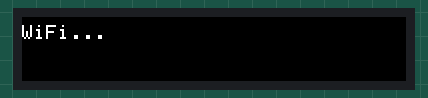
Simulated run of this program. Board: ESP32-S3. Parts: 192×32 colour display. WiFi joins after 1.5 s; servers stay silent unless stated; uploads are accepted with an empty reply; the local clock reads 2024-03-15 10:24:30 at power-on unless the program sets it; not simulated (calls return 0 or success): privateinfo.h; what the program prints to the serial monitor is not drawn.

Above: at 0.1 s.
At 1.6 s:
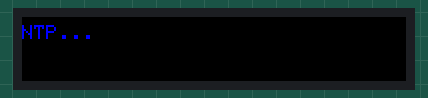
At 3.8 s:
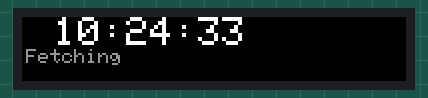
At 12.4 s:
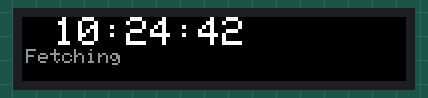
At 21.0 s:
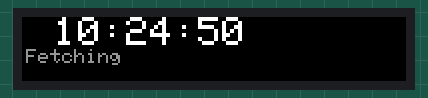
At 38.1 s:
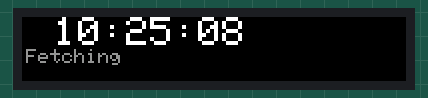

Measured:
- what the display in image 1 shows lasts 2.0 s, from 1.5 s to 3.5 s
- what the display in image 2 shows lasts 1.1 s, from 3.7 s to 4.8 s

The program:

main.cpp
```cpp
#include <Arduino.h>
#include <WiFi.h>
#include <WiFiClientSecure.h>
#include <HTTPClient.h>
#include <ArduinoJson.h>
#include "time.h"
#include "privateinfo.h" // Contains WiFi credentials and other private info

// Pin signal connections:
#define R1_PIN 1
#define G1_PIN 2
#define B1_PIN 3
#define R2_PIN 4
#define G2_PIN 5
#define B2_PIN 6
#define A_PIN 7
#define B_PIN 8
#define C_PIN 9
#define D_PIN 10
#define E_PIN -1 // required for 1/32 scan panels, like 64x64px. Any available pin would do, i.e. IO32
#define LAT_PIN 11
#define OE_PIN 12
#define CLK_PIN 13

#include <ESP32-HUB75-MatrixPanel-I2S-DMA.h>

HUB75_I2S_CFG::i2s_pins _pins={R1_PIN, G1_PIN, B1_PIN, R2_PIN, G2_PIN, B2_PIN, A_PIN, B_PIN, C_PIN, D_PIN, E_PIN, LAT_PIN, OE_PIN, CLK_PIN};


// WiFi credentials (replace with your actual network)
const char* ssid     = SSID;
const char* password = PASSWORD;

// NTP Server settings
const char* ntpServer = "pool.ntp.org";
const long  gmtOffset_sec = -18000; // -5 hours for EST
const int   daylightOffset_sec = 3600;

// LED Matrix settings
#define PANEL_RES_X 64      // Number of pixels wide of each INDIVIDUAL panel module.
#define PANEL_RES_Y 32      // Number of pixels tall of each INDIVIDUAL panel module.
#define PANEL_CHAIN 3       // Total number of panels chained one to another

MatrixPanel_I2S_DMA *dma_display = nullptr;

// Rocket launch state
time_t nextLaunchEpoch = 0;
char launchName[32] = ""; // 31 chars + null terminator
unsigned long lastLaunchFetch = 0;
const unsigned long LAUNCH_FETCH_INTERVAL = 1 * 60 * 60 * 1000; // 1 hour in ms
bool fetchingLaunch = false;

void fetchNextLaunch() {
    if (WiFi.status() == WL_CONNECTED) {
        WiFiClientSecure client;
        client.setInsecure(); // Allow connections without verifying the SSL certificate
        HTTPClient http;
        Serial.println("Fetching next rocket launch...");
        dma_display->setCursor(2, 16);
        dma_display->setTextColor(dma_display->color565(150, 150, 150), 0); // Gray text on black background
        dma_display->setTextSize(1);
        dma_display->print("Fetching             ");
        dma_display->setCursor(2, 24);
        dma_display->print("                     "); // clear line 3
        String url = "https://ll.thespacedevs.com/2.2.0/launch/upcoming/?limit=1&location__ids=12,27&window_start__gt=";
        time_t now;
        time(&now);
        struct tm tm_utc;
        gmtime_r(&now, &tm_utc);
        char timeStr[30];
        strftime(timeStr, sizeof(timeStr), "%Y-%m-%dT%H:%M:%SZ", &tm_utc);
        url += timeStr;
        Serial.print("doing url: ");
        Serial.println(url);
        http.begin(client, url.c_str());
        http.setTimeout(10000);
        Serial.println("doing get");
        int httpCode = http.GET();
        Serial.printf("HTTP GET code: %d\n", httpCode);
        if (httpCode > 0) {
            if (httpCode == HTTP_CODE_OK) {
                String payload = http.getString();
                JsonDocument doc;
                DeserializationError error = deserializeJson(doc, payload);
                if (!error) {
                    const char* net = doc["results"][0]["net"];
                    if (net) {
                        struct tm tm;
                        // Example: 2026-03-10T03:14:00Z
                        if (strptime(net, "%Y-%m-%dT%H:%M:%SZ", &tm) != NULL) {
                            // Convert UTC tm to epoch
                            nextLaunchEpoch = mktime(&tm) + gmtOffset_sec + daylightOffset_sec;
                            Serial.printf("Next Launch: %s, Epoch: %ld\n", net, nextLaunchEpoch);
                        } else {
                            Serial.println("Failed to parse net string");
                        }
                    }
                    const char* name = doc["results"][0]["name"];
                    if (name) {
                        strncpy(launchName, name, 31);
                        launchName[31] = '\0';
                        Serial.printf("Launch Name: %s\n", launchName);
                    }
                } else {
                    Serial.print("deserializeJson() failed: ");
                    Serial.println(error.c_str());
                }
            } else {
                 Serial.printf("HTTP GET failed, error: %s\n", http.errorToString(httpCode).c_str());
            }
        } else {
            Serial.printf("HTTP GET failed, code: %d\n", httpCode);
        }
        http.end();
        lastLaunchFetch = millis();
    }
}

void printLocalTime() {
    struct tm timeinfo;
    if (!getLocalTime(&timeinfo)) {
        Serial.println("Failed to obtain time");
        return;
    }
    Serial.println(&timeinfo, "%A, %B %d %Y %H:%M:%S");

    dma_display->setCursor(16, 0); // (x,y)
    dma_display->setTextColor(dma_display->color565(255, 255, 255), 0); // White text on black bg
    dma_display->setTextSize(2);

    char timeStr[9];
    strftime(timeStr, sizeof(timeStr), "%H:%M:%S", &timeinfo);
    dma_display->print(timeStr);

    time_t now;
    time(&now);

    // Launch countdown display
    if (nextLaunchEpoch > 0) {
        // Line 2: launch name
        dma_display->setCursor(2, 16);
        dma_display->setTextColor(dma_display->color565(0, 255, 255), 0); // Cyan text on black bg
        dma_display->setTextSize(1);
        char paddedName[34];
        snprintf(paddedName, sizeof(paddedName), "%-31s", launchName);
        dma_display->print(paddedName);

        // Line 3: countdown
        dma_display->setCursor(2, 24);
        dma_display->setTextSize(1);

        long diff = nextLaunchEpoch - now;
        if (diff > 0) {
            dma_display->setTextColor(dma_display->color565(255, 165, 0), 0); // Orange text on black bg
            int days = diff / 86400;
            int hours = (diff % 86400) / 3600;
            int minutes = (diff % 3600) / 60;
            int seconds = diff % 60;
            char cndStr[25];
            snprintf(cndStr, sizeof(cndStr), "T-%dd:%02dh:%02dm:%02ds", days, hours, minutes, seconds);
            char paddedCndStr[22];
            snprintf(paddedCndStr, sizeof(paddedCndStr), "%-21s", cndStr);
            dma_display->print(paddedCndStr);


        } else if (diff > -3600) {
             // Just launched (within 1 hour)
             dma_display->setTextColor(dma_display->color565(0, 255, 0), 0); // Green text on black bg
             dma_display->print("Launched!            ");
        } else {
            // Force fetch on next loop
            nextLaunchEpoch = 0;
            lastLaunchFetch = millis() - LAUNCH_FETCH_INTERVAL;
        }
    }
}

void setup() {
    Serial.begin(115200);

    // Initialize display
    HUB75_I2S_CFG mxconfig(
        PANEL_RES_X,   // module width
        PANEL_RES_Y,   // module height
        PANEL_CHAIN,    // chain length
        _pins
    );
    // Optional: override default pins if needed
    // mxconfig.gpio.e = 18;

    dma_display = new MatrixPanel_I2S_DMA(mxconfig);
    dma_display->begin();
    dma_display->setBrightness8(90); // 0-255
    dma_display->clearScreen();
    dma_display->setTextColor(dma_display->color565(255, 255, 255));
    dma_display->setCursor(0, 4);
    dma_display->print("WiFi...");

    // Connect to WiFi
    Serial.printf("Connecting to %s ", ssid);
    WiFi.begin(ssid, password);
    int attempts = 0;
    while (WiFi.status() != WL_CONNECTED && attempts < 20) {
        delay(500);
        Serial.print(".");
        attempts++;
    }
    Serial.println("");

    if (WiFi.status() == WL_CONNECTED) {
      Serial.println("WiFi connected.");
      dma_display->clearScreen();
      dma_display->setCursor(0, 4);
      dma_display->setTextColor(dma_display->color565(0, 0, 255));
      dma_display->print("NTP...");
      delay(2000);
      // Init and get the time
      configTime(gmtOffset_sec, daylightOffset_sec, ntpServer);

      // Initial fetch of next launch
      fetchNextLaunch();

      dma_display->clearScreen(); // Clear setup messages like "NTP..." before normal loop
      printLocalTime();
    } else {
      Serial.println("WiFi connection failed.");
      dma_display->clearScreen();
      dma_display->setCursor(0, 0);
      dma_display->setTextColor(dma_display->color565(255, 0, 0));
      dma_display->print("No WiFi");
    }

    // Disconnect WiFi as it's no longer needed, optional
    // WiFi.disconnect(true);
    // WiFi.mode(WIFI_OFF);
}

void loop() {
    // Only update the display approximately every second instead of constantly
    static unsigned long lastUpdate = 0;
    if (millis() - lastUpdate > 1000) {
        lastUpdate = millis();
        if (WiFi.status() == WL_CONNECTED) {
            printLocalTime();
        }
    }

    // Periodic launch fetch
    if (WiFi.status() == WL_CONNECTED && (millis() - lastLaunchFetch > LAUNCH_FETCH_INTERVAL || nextLaunchEpoch == 0)) {
        fetchNextLaunch();
    }
}
```
